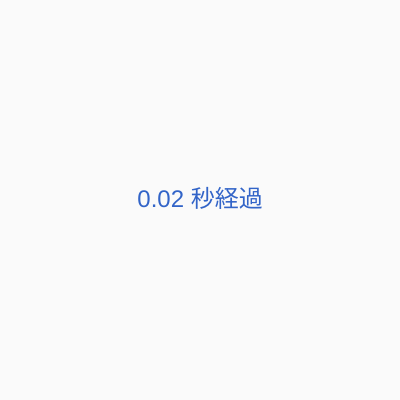
Frame 1 (no input)
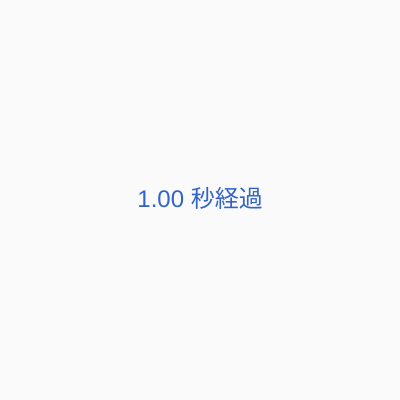
Frame 60 (no input)
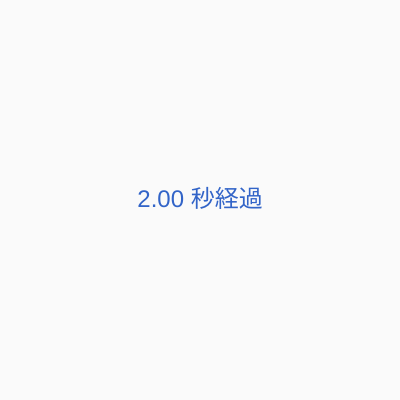
Frame 120 (the mouse pressed at the canvas centre since frame 60)

The p5.js sketch that drew these frames (run headless with seeded random() and noise() and a simulated clock; from frame 60 on, the mouse is pressed at the canvas centre):

// p5.js sketch
// ── sketch.js
function setup() {
  createCanvas(400, 400); // 正方形キャンバス
  textAlign(CENTER, CENTER); // テキストを中央揃え
  textSize(24); // テキストサイズ
}

function draw() {
  background(250); // 明るい背景

  const seconds = millis() / 1000; // 経過秒数
  fill(50, 100, 200); // 青系の文字色
  text(`${seconds.toFixed(2)} 秒経過`, width / 2, height / 2); // 小数点以下2桁で表示
}
